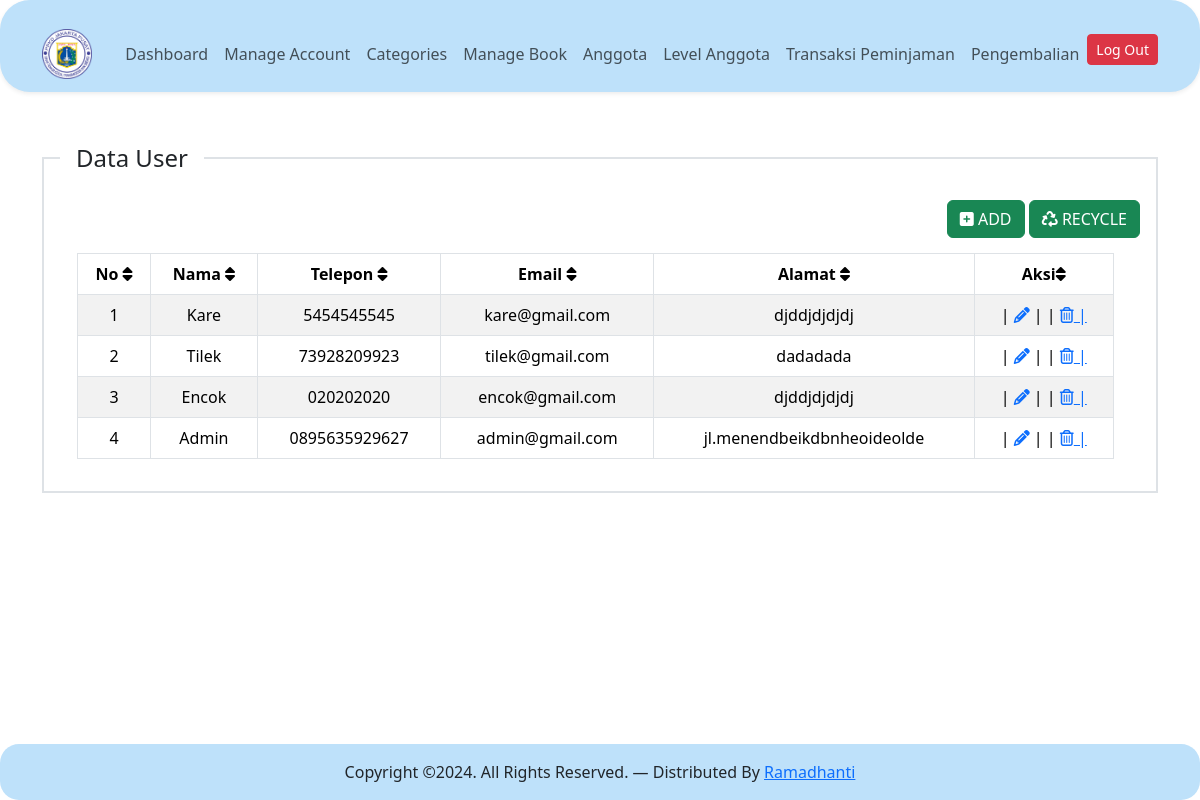
Page /controler/index.php?pg=anggota (signed in) on the committed database.
### tables this page shows
CREATE TABLE `anggota` (
  `id` int(11) NOT NULL,
  `nama_anggota` varchar(50) NOT NULL,
  `telepon` varchar(16) NOT NULL,
  `email` varchar(50) NOT NULL,
  `alamat` text NOT NULL
);

### content/anggota.php (the view)
<?php
$anggota = mysqli_query($koneksi, "SELECT * FROM anggota ORDER BY id DESC");
?>
<div class="wrapper">
    <div class="container mt-5">
        <div class="row">
            <div col-sm-12>
                <fieldset class="border border-2 p-3" style="border-width: 2px; border-color: black; border-style: solid;">
                    <legend class="float-none w-auto px-3">Data User</legend>
                    <div align="right">
                        <a href="?pg=tambah_anggota" class="btn btn-success"><i class="fa-solid fa-square-plus"></i> ADD</a>
                        <a href="index.php" class="btn btn-success"><i class="fa-solid fa-recycle"></i> RECYCLE</a>
                    </div>
                    <div class="table-responsive">
                        <table class="table table-bordered text-center table-striped table-hovered" style="margin-top:15px;margin-left:17px; width:96%; background: #E6E6FA;">
                            <thead>
                                <tr>
                                    <th>No <i class="fa-solid fa-sort ms-6"></i></th>
                                    <th>Nama <i class="fa-solid fa-sort"></i></i></th>
                                    <th>Telepon <i class="fa-solid fa-sort"></i></th>
                                    <th>Email <i class="fa-solid fa-sort"></i></th>
                                    <th>Alamat <i class="fa-solid fa-sort"></i></th>
                                    <th>Aksi<i class="fa-solid fa-sort"></i></th>
                                </tr>
                            </thead>
                            <tbody>
                                <?php
                                $no = 1;
                                while ($rowAnggota = mysqli_fetch_assoc($anggota)): ?>
                                    <tr>
                                        <td><?php echo $no++ ?></td>
                                        <td><?php echo $rowAnggota['nama_anggota'] ?></td>
                                        <td><?php echo $rowAnggota['telepon'] ?></td>
                                        <td><?php echo $rowAnggota['email'] ?></td>
                                        <td><?php echo $rowAnggota['alamat'] ?></td>
                                        <td>| <a href="?pg=tambah_anggota&edit=<?php echo $rowAnggota['id'] ?>"><span class="fa-solid fa-pencil"></span></a> | | <a href="?pg=tambah_anggota&delete=<?php echo $rowAnggota['id'] ?>" onclick="return confirm('Apakah anda yakin akan menghapus data ini??')"><span class="fa-regular fa-trash-can"></span> |</a></td>
                                    </tr>
                                <?php endwhile ?>
                            </tbody>
                        </table>
                    </div>
                </fieldset>
            </div>
        </div>
    </div>
</div>

### rows in the picture
anggota: nama_anggota "Kare", telepon "5454545545", email "kare@gmail.com", alamat "djddjdjdjdj"
anggota: nama_anggota "Tilek", telepon "73928209923", email "tilek@gmail.com", alamat "dadadada"
anggota: nama_anggota "Encok", telepon "020202020", email "encok@gmail.com", alamat "djddjdjdjdj"
anggota: nama_anggota "Admin", telepon "0895635929627", email "admin@gmail.com", alamat "jl.menendbeikdbnheoideolde"
